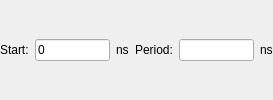
       <widget class="QWidget" name="page_2">
        <layout class="QHBoxLayout" name="horizontalLayout_9">
         <property name="leftMargin">
          <number>0</number>
         </property>
         <property name="topMargin">
          <number>0</number>
         </property>
         <property name="rightMargin">
          <number>0</number>
         </property>
         <property name="bottomMargin">
          <number>0</number>
         </property>
         <item>
          <widget class="QLabel" name="label_14">
           <property name="text">
            <string>Start:</string>
           </property>
          </widget>
         </item>
         <item>
          <widget class="QLineEdit" name="ledTimeAverageStart">
           <property name="maximumSize">
            <size>
             <width>75</width>
             <height>16777215</height>
            </size>
           </property>
           <property name="text">
            <string>0</string>
           </property>
          </widget>
         </item>
         <item>
          <widget class="QLabel" name="label_15">
           <property name="text">
            <string>ns</string>
           </property>
          </widget>
         </item>
         <item>
          <widget class="QLabel" name="label_16">
           <property name="text">
            <string>Period:</string>
           </property>
          </widget>
         </item>
         <item>
          <widget class="QLineEdit" name="ledTimeAveragePeriod">
           <property name="maximumSize">
            <size>
             <width>75</width>
             <height>16777215</height>
            </size>
           </property>
          </widget>
         </item>
         <item>
          <widget class="QLabel" name="label_17">
           <property name="text">
            <string>ns</string>
           </property>
          </widget>
         </item>
        </layout>
       </widget>
